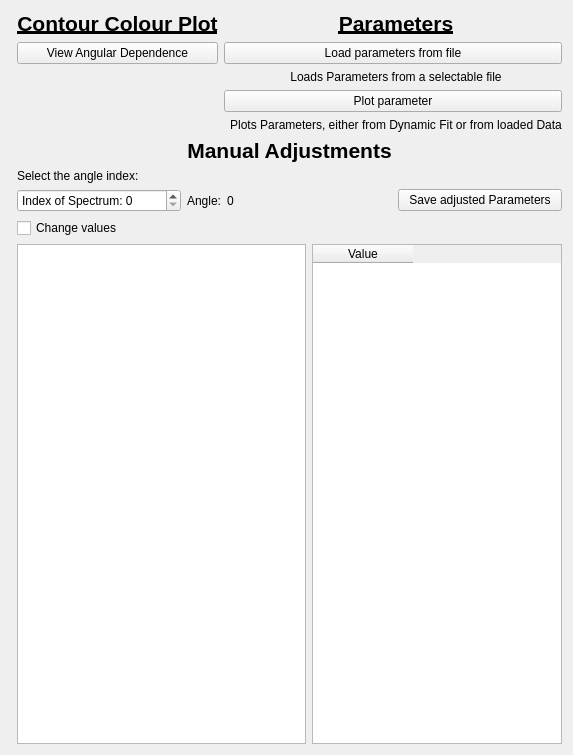
      <widget class="QWidget" name="plotting_tab">
       <attribute name="title">
        <string>Plotting</string>
       </attribute>
       <layout class="QGridLayout" name="gridLayout_15">
        <item row="0" column="0" rowspan="2">
         <layout class="QVBoxLayout" name="verticalLayout">
          <item>
           <layout class="QHBoxLayout" name="horizontalLayout">
            <item>
             <layout class="QFormLayout" name="formLayout_3">
              <item row="1" column="1">
               <widget class="QLabel" name="label_24">
                <property name="font">
                 <font>
                  <pointsize>16</pointsize>
                  <weight>75</weight>
                  <bold>true</bold>
                  <underline>true</underline>
                 </font>
                </property>
                <property name="text">
                 <string>Contour Colour Plot</string>
                </property>
                <property name="alignment">
                 <set>Qt::AlignCenter</set>
                </property>
               </widget>
              </item>
              <item row="2" column="1">
               <widget class="QPushButton" name="Button_angu_view">
                <property name="text">
                 <string>View Angular Dependence</string>
                </property>
               </widget>
              </item>
             </layout>
            </item>
            <item>
             <layout class="QFormLayout" name="formLayout_4">
              <item row="6" column="0" colspan="2">
               <widget class="QPushButton" name="plot_parameter">
                <property name="sizePolicy">
                 <sizepolicy hsizetype="Expanding" vsizetype="Fixed">
                  <horstretch>0</horstretch>
                  <verstretch>0</verstretch>
                 </sizepolicy>
                </property>
                <property name="text">
                 <string>Plot parameter</string>
                </property>
               </widget>
              </item>
              <item row="3" column="0" colspan="2">
               <widget class="QPushButton" name="load_params_from_file">
                <property name="sizePolicy">
                 <sizepolicy hsizetype="Expanding" vsizetype="Fixed">
                  <horstretch>0</horstretch>
                  <verstretch>0</verstretch>
                 </sizepolicy>
                </property>
                <property name="text">
                 <string>Load parameters from file</string>
                </property>
               </widget>
              </item>
              <item row="1" column="1">
               <widget class="QLabel" name="label_25">
                <property name="font">
                 <font>
                  <pointsize>16</pointsize>
                  <weight>75</weight>
                  <bold>true</bold>
                  <underline>true</underline>
                 </font>
                </property>
                <property name="whatsThis">
                 <string extracomment="Plots parameters either from a file or directly from the Dyn-Fit "/>
                </property>
                <property name="text">
                 <string>Parameters</string>
                </property>
                <property name="alignment">
                 <set>Qt::AlignCenter</set>
                </property>
                <property name="wordWrap">
                 <bool>false</bool>
                </property>
               </widget>
              </item>
              <item row="5" column="1">
               <widget class="QLabel" name="label_8">
                <property name="text">
                 <string>Loads Parameters from a selectable file</string>
                </property>
                <property name="alignment">
                 <set>Qt::AlignCenter</set>
                </property>
               </widget>
              </item>
              <item row="7" column="1">
               <widget class="QLabel" name="label_6">
                <property name="text">
                 <string>Plots Parameters, either from Dynamic Fit or from loaded Data</string>
                </property>
                <property name="alignment">
                 <set>Qt::AlignCenter</set>
                </property>
               </widget>
              </item>
             </layout>
            </item>
           </layout>
          </item>
          <item>
           <layout class="QFormLayout" name="formLayout_2">
            <item row="2" column="1">
             <widget class="QLabel" name="label_3">
              <property name="font">
               <font>
                <pointsize>16</pointsize>
                <weight>75</weight>
                <bold>true</bold>
               </font>
              </property>
              <property name="text">
               <string>Manual Adjustments</string>
              </property>
              <property name="alignment">
               <set>Qt::AlignCenter</set>
              </property>
             </widget>
            </item>
            <item row="9" column="1">
             <widget class="QLabel" name="label_26">
              <property name="text">
               <string>Select the angle index:</string>
              </property>
             </widget>
            </item>
            <item row="10" column="1">
             <layout class="QHBoxLayout" name="horizontalLayout_3">
              <item>
               <widget class="QSpinBox" name="parameter_data_select">
                <property name="sizePolicy">
                 <sizepolicy hsizetype="Minimum" vsizetype="Fixed">
                  <horstretch>0</horstretch>
                  <verstretch>0</verstretch>
                 </sizepolicy>
                </property>
                <property name="prefix">
                 <string>Index of Spectrum: </string>
                </property>
               </widget>
              </item>
              <item>
               <widget class="QLabel" name="label_9">
                <property name="sizePolicy">
                 <sizepolicy hsizetype="Maximum" vsizetype="Preferred">
                  <horstretch>0</horstretch>
                  <verstretch>0</verstretch>
                 </sizepolicy>
                </property>
                <property name="text">
                 <string>Angle:</string>
                </property>
               </widget>
              </item>
              <item>
               <widget class="QLabel" name="label_manual_edit_angle">
                <property name="text">
                 <string>0</string>
                </property>
               </widget>
              </item>
              <item>
               <widget class="QPushButton" name="Button_manual_save">
                <property name="text">
                 <string>Save adjusted Parameters</string>
                </property>
               </widget>
              </item>
             </layout>
            </item>
            <item row="11" column="1">
             <widget class="QCheckBox" name="checkBox_change_values">
              <property name="text">
               <string>Change values</string>
              </property>
             </widget>
            </item>
            <item row="13" column="1">
             <layout class="QHBoxLayout" name="horizontalLayout_2">
              <item>
               <widget class="PlotWidget" name="parameter_plot_widget">
                <property name="enabled">
                 <bool>true</bool>
                </property>
                <property name="minimumSize">
                 <size>
                  <width>0</width>
                  <height>500</height>
                 </size>
                </property>
               </widget>
              </item>
              <item>
               <widget class="QTableWidget" name="Parameter_Plot_Table">
                <property name="enabled">
                 <bool>true</bool>
                </property>
                <property name="sizePolicy">
                 <sizepolicy hsizetype="Minimum" vsizetype="Expanding">
                  <horstretch>0</horstretch>
                  <verstretch>0</verstretch>
                 </sizepolicy>
                </property>
                <property name="minimumSize">
                 <size>
                  <width>200</width>
                  <height>0</height>
                 </size>
                </property>
                <property name="maximumSize">
                 <size>
                  <width>250</width>
                  <height>16777215</height>
                 </size>
                </property>
                <column>
                 <property name="text">
                  <string>Value</string>
                 </property>
                </column>
               </widget>
              </item>
             </layout>
            </item>
           </layout>
          </item>
         </layout>
        </item>
       </layout>
      </widget>
